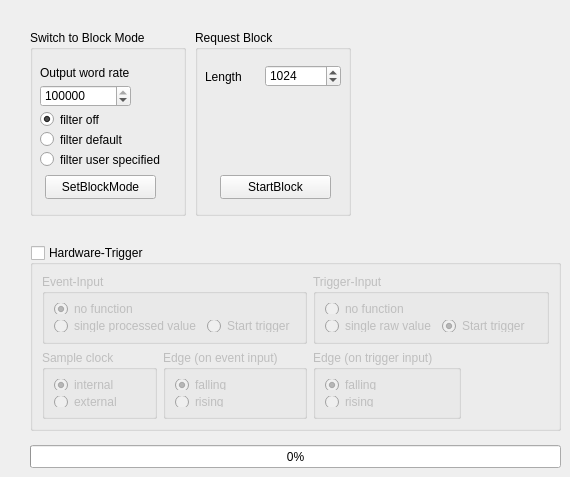
     <widget class="QWidget" name="tab_3">
      <attribute name="title">
       <string>Blockmode</string>
      </attribute>
      <widget class="QGroupBox" name="groupBox_9">
       <property name="geometry">
        <rect>
         <x>30</x>
         <y>30</y>
         <width>156</width>
         <height>186</height>
        </rect>
       </property>
       <property name="title">
        <string>Switch to Block Mode</string>
       </property>
       <widget class="QPushButton" name="setBlockModeButton">
        <property name="geometry">
         <rect>
          <x>15</x>
          <y>145</y>
          <width>111</width>
          <height>24</height>
         </rect>
        </property>
        <property name="text">
         <string>SetBlockMode</string>
        </property>
       </widget>
       <widget class="QSpinBox" name="spinBoxWordRateBM">
        <property name="geometry">
         <rect>
          <x>10</x>
          <y>55</y>
          <width>91</width>
          <height>22</height>
         </rect>
        </property>
        <property name="maximum">
         <number>10000000</number>
        </property>
        <property name="value">
         <number>100000</number>
        </property>
       </widget>
       <widget class="QLabel" name="label_35">
        <property name="geometry">
         <rect>
          <x>10</x>
          <y>35</y>
          <width>111</width>
          <height>16</height>
         </rect>
        </property>
        <property name="text">
         <string>Output word rate</string>
        </property>
       </widget>
       <widget class="QRadioButton" name="radioButtonFilterUserBM">
        <property name="geometry">
         <rect>
          <x>10</x>
          <y>120</y>
          <width>121</width>
          <height>19</height>
         </rect>
        </property>
        <property name="text">
         <string>filter user specified</string>
        </property>
       </widget>
       <widget class="QRadioButton" name="radioButtonFilterDefaultBM">
        <property name="geometry">
         <rect>
          <x>10</x>
          <y>100</y>
          <width>82</width>
          <height>19</height>
         </rect>
        </property>
        <property name="text">
         <string>filter default</string>
        </property>
        <property name="checked">
         <bool>false</bool>
        </property>
       </widget>
       <widget class="QRadioButton" name="radioButtonFilterOffBM">
        <property name="geometry">
         <rect>
          <x>10</x>
          <y>80</y>
          <width>82</width>
          <height>19</height>
         </rect>
        </property>
        <property name="text">
         <string>filter off</string>
        </property>
        <property name="checked">
         <bool>true</bool>
        </property>
       </widget>
      </widget>
      <widget class="QGroupBox" name="groupBox_3">
       <property name="geometry">
        <rect>
         <x>195</x>
         <y>30</y>
         <width>156</width>
         <height>186</height>
        </rect>
       </property>
       <property name="title">
        <string>Request Block</string>
       </property>
       <widget class="QPushButton" name="startBlockButton">
        <property name="geometry">
         <rect>
          <x>25</x>
          <y>145</y>
          <width>111</width>
          <height>24</height>
         </rect>
        </property>
        <property name="text">
         <string>StartBlock</string>
        </property>
       </widget>
       <widget class="QSpinBox" name="spinBoxBlockLength">
        <property name="geometry">
         <rect>
          <x>70</x>
          <y>35</y>
          <width>76</width>
          <height>22</height>
         </rect>
        </property>
        <property name="maximum">
         <number>32768</number>
        </property>
        <property name="value">
         <number>1024</number>
        </property>
       </widget>
       <widget class="QLabel" name="label_2">
        <property name="geometry">
         <rect>
          <x>10</x>
          <y>40</y>
          <width>46</width>
          <height>14</height>
         </rect>
        </property>
        <property name="text">
         <string>Length</string>
        </property>
       </widget>
      </widget>
      <widget class="QProgressBar" name="progressBarBlock">
       <property name="geometry">
        <rect>
         <x>30</x>
         <y>445</y>
         <width>531</width>
         <height>23</height>
        </rect>
       </property>
       <property name="value">
        <number>0</number>
       </property>
      </widget>
      <widget class="QGroupBox" name="gbTriggerBM">
       <property name="geometry">
        <rect>
         <x>30</x>
         <y>245</y>
         <width>531</width>
         <height>186</height>
        </rect>
       </property>
       <property name="title">
        <string>Hardware-Trigger</string>
       </property>
       <property name="checkable">
        <bool>true</bool>
       </property>
       <property name="checked">
        <bool>false</bool>
       </property>
       <layout class="QGridLayout" name="gridLayout_8">
        <item row="0" column="0" colspan="2">
         <widget class="QGroupBox" name="gbEventInput_2">
          <property name="title">
           <string>Event-Input</string>
          </property>
          <layout class="QFormLayout" name="formLayout_3">
           <property name="fieldGrowthPolicy">
            <enum>QFormLayout::AllNonFixedFieldsGrow</enum>
           </property>
           <item row="0" column="0">
            <widget class="QRadioButton" name="rbNoFunction1BM">
             <property name="text">
              <string>no function</string>
             </property>
             <property name="checked">
              <bool>true</bool>
             </property>
            </widget>
           </item>
           <item row="1" column="0">
            <widget class="QRadioButton" name="rbSingle1BM">
             <property name="text">
              <string>single processed value</string>
             </property>
             <property name="checked">
              <bool>false</bool>
             </property>
            </widget>
           </item>
           <item row="1" column="1">
            <widget class="QRadioButton" name="rbStartTrigger1BM">
             <property name="text">
              <string>Start trigger</string>
             </property>
            </widget>
           </item>
          </layout>
         </widget>
        </item>
        <item row="0" column="2" colspan="2">
         <widget class="QGroupBox" name="gbTriggerInput_2">
          <property name="title">
           <string>Trigger-Input</string>
          </property>
          <layout class="QFormLayout" name="formLayout_5">
           <item row="0" column="0">
            <widget class="QRadioButton" name="rbNoFunction2BM">
             <property name="text">
              <string>no function</string>
             </property>
             <property name="checked">
              <bool>false</bool>
             </property>
            </widget>
           </item>
           <item row="1" column="0">
            <widget class="QRadioButton" name="rbSingle2BM">
             <property name="text">
              <string>single raw value</string>
             </property>
             <property name="checked">
              <bool>false</bool>
             </property>
            </widget>
           </item>
           <item row="1" column="1">
            <widget class="QRadioButton" name="rbStartTrigger2BM">
             <property name="text">
              <string>Start trigger</string>
             </property>
             <property name="checked">
              <bool>true</bool>
             </property>
            </widget>
           </item>
          </layout>
         </widget>
        </item>
        <item row="1" column="0">
         <widget class="QGroupBox" name="gbSample_2">
          <property name="title">
           <string>Sample clock</string>
          </property>
          <layout class="QVBoxLayout" name="verticalLayout_8">
           <item>
            <widget class="QRadioButton" name="rbClockInternalBM">
             <property name="text">
              <string>internal</string>
             </property>
             <property name="checked">
              <bool>true</bool>
             </property>
            </widget>
           </item>
           <item>
            <widget class="QRadioButton" name="rbClockExternalBM">
             <property name="text">
              <string>external</string>
             </property>
            </widget>
           </item>
          </layout>
         </widget>
        </item>
        <item row="1" column="1">
         <widget class="QGroupBox" name="gbEdgeEvent_2">
          <property name="title">
           <string>Edge (on event input)</string>
          </property>
          <layout class="QVBoxLayout" name="verticalLayout_9">
           <item>
            <widget class="QRadioButton" name="rbFallingEvtBM">
             <property name="text">
              <string>falling</string>
             </property>
             <property name="checked">
              <bool>true</bool>
             </property>
            </widget>
           </item>
           <item>
            <widget class="QRadioButton" name="rbRisingEvtBM">
             <property name="text">
              <string>rising</string>
             </property>
            </widget>
           </item>
          </layout>
         </widget>
        </item>
        <item row="1" column="2">
         <widget class="QGroupBox" name="gbEdgeTrigger_2">
          <property name="title">
           <string>Edge (on trigger input)</string>
          </property>
          <layout class="QVBoxLayout" name="verticalLayout_10">
           <item>
            <widget class="QRadioButton" name="rbFallingBM">
             <property name="text">
              <string>falling</string>
             </property>
             <property name="checked">
              <bool>true</bool>
             </property>
            </widget>
           </item>
           <item>
            <widget class="QRadioButton" name="rbRisingBM">
             <property name="text">
              <string>rising</string>
             </property>
            </widget>
           </item>
          </layout>
         </widget>
        </item>
        <item row="1" column="3">
         <spacer name="horizontalSpacer_2">
          <property name="orientation">
           <enum>Qt::Horizontal</enum>
          </property>
          <property name="sizeHint" stdset="0">
           <size>
            <width>132</width>
            <height>70</height>
           </size>
          </property>
         </spacer>
        </item>
       </layout>
      </widget>
     </widget>
